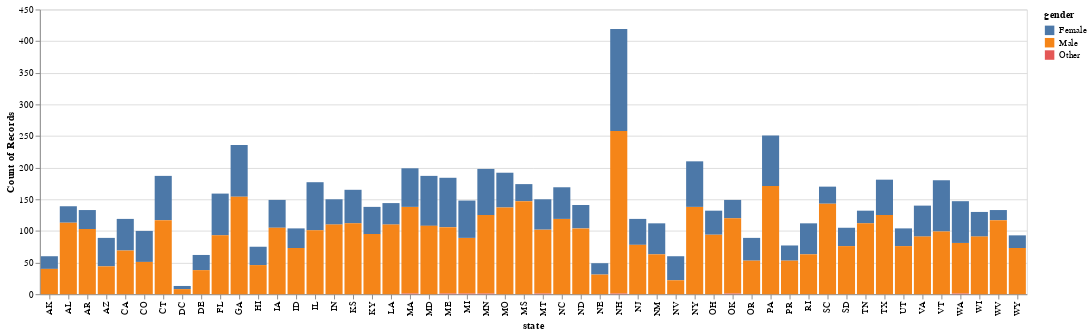

The code cell stored with this chart in its notebook:
### Markdown cell above
### 1.1: Initial Plot

First let's build a visualization of gender breakdowns in state legislatures.
Use the following:

- stacked bars per state
- each segment of stacked bar is gender

Your graph should somewhat resemble *imgs/ex1.1.png*.

### Code cell
def states_by_gender_initial(df):
    # get number of males / females in each state
    # https://stackoverflow.com/questions/19384532/get-statistics-for-each-group-such-as-count-mean-etc-using-pandas-groupby
    df_counts = df.groupby(["state", "gender"]).size().reset_index(name="count")

    # create chart
    # https://www.geeksforgeeks.org/stacked-bar-chart-with-selection-using-altair-in-python/
    # https://altair-viz.github.io/gallery/stacked_bar_chart.html

    # change y's label: https://github.com/vega/altair/issues/1465
    chart = alt.Chart(df_counts).mark_bar().encode( 
        x = "state", 
        y = alt.Y("count:Q", title = "Count of Records"),
        color = "gender") 

    return chart

# render chart
states_by_gender_initial(legislators_df())

### Figure 1 — Vega-Lite specification as saved in the notebook (floating-point values rounded to 4 significant figures)
{"config": {"view": {"continuousWidth": 300, "continuousHeight": 300}}, "data": {"name": "data-a2a898806a730e23cc27f6e938ab733a"}, "mark": {"type": "bar"}, "encoding": {"color": {"field": "gender", "type": "nominal"}, "x": {"field": "state", "type": "nominal"}, "y": {"field": "count", "title": "Count of Records", "type": "quantitative"}}, "$schema": "https://vega.github.io/schema/vega-lite/v5.20.1.json", "datasets": {"data-a2a898806a730e23cc27f6e938ab733a": [{"state": "AK", "gender": "Female", "count": 20}, {"state": "AK", "gender": "Male", "count": 40}, {"state": "AL", "gender": "Female", "count": 26}, {"state": "AL", "gender": "Male", "count": 113}, {"state": "AR", "gender": "Female", "count": 30}, {"state": "AR", "gender": "Male", "count": 103}, {"state": "AZ", "gender": "Female", "count": 45}, {"state": "AZ", "gender": "Male", "count": 44}, {"state": "CA", "gender": "Female", "count": 50}, {"state": "CA", "gender": "Male", "count": 69}, {"state": "CO", "gender": "Female", "count": 49}, {"state": "CO", "gender": "Male", "count": 51}, {"state": "CT", "gender": "Female", "count": 70}, {"state": "CT", "gender": "Male", "count": 117}, {"state": "DC", "gender": "Female", "count": 5}, {"state": "DC", "gender": "Male", "count": 8}, {"state": "DE", "gender": "Female", "count": 24}, {"state": "DE", "gender": "Male", "count": 38}, {"state": "FL", "gender": "Female", "count": 66}, {"state": "FL", "gender": "Male", "count": 93}, {"state": "GA", "gender": "Female", "count": 82}, {"state": "GA", "gender": "Male", "count": 154}, {"state": "HI", "gender": "Female", "count": 29}, {"state": "HI", "gender": "Male", "count": 46}, {"state": "IA", "gender": "Female", "count": 44}, {"state": "IA", "gender": "Male", "count": 105}, {"state": "ID", "gender": "Female", "count": 31}, {"state": "ID", "gender": "Male", "count": 73}, {"state": "IL", "gender": "Female", "count": 76}, {"state": "IL", "gender": "Male", "count": 101}, {"state": "IN", "gender": "Female", "count": 40}, {"state": "IN", "gender": "Male", "count": 110}, {"state": "KS", "gender": "Female", "count": 53}, {"state": "KS", "gender": "Male", "count": 112}, {"state": "KY", "gender": "Female", "count": 43}, {"state": "KY", "gender": "Male", "count": 95}, {"state": "LA", "gender": "Female", "count": 34}, {"state": "LA", "gender": "Male", "count": 110}, {"state": "MA", "gender": "Female", "count": 61}, {"state": "MA", "gender": "Male", "count": 137}, {"state": "MA", "gender": "Other", "count": 1}, {"state": "MD", "gender": "Female", "count": 79}, {"state": "MD", "gender": "Male", "count": 108}, {"state": "ME", "gender": "Female", "count": 78}, {"state": "ME", "gender": "Male", "count": 105}, {"state": "ME", "gender": "Other", "count": 1}, {"state": "MI", "gender": "Female", "count": 59}, {"state": "MI", "gender": "Male", "count": 88}, {"state": "MI", "gender": "Other", "count": 1}, {"state": "MN", "gender": "Female", "count": 73}, {"state": "MN", "gender": "Male", "count": 124}, {"state": "MN", "gender": "Other", "count": 1}, {"state": "MO", "gender": "Female", "count": 55}, {"state": "MO", "gender": "Male", "count": 137}, {"state": "MS", "gender": "Female", "count": 27}, {"state": "MS", "gender": "Male", "count": 147}, {"state": "MT", "gender": "Female", "count": 48}, {"state": "MT", "gender": "Male", "count": 101}, {"state": "MT", "gender": "Other", "count": 1}, {"state": "NC", "gender": "Female", "count": 50}, {"state": "NC", "gender": "Male", "count": 119}, {"state": "ND", "gender": "Female", "count": 37}, {"state": "ND", "gender": "Male", "count": 104}, {"state": "NE", "gender": "Female", "count": 18}, {"state": "NE", "gender": "Male", "count": 31}, {"state": "NH", "gender": "Female", "count": 161}, {"state": "NH", "gender": "Male", "count": 257}, {"state": "NH", "gender": "Other", "count": 1}, {"state": "NJ", "gender": "Female", "count": 41}, {"state": "NJ", "gender": "Male", "count": 78}, {"state": "NM", "gender": "Female", "count": 49}, {"state": "NM", "gender": "Male", "count": 63}, {"state": "NV", "gender": "Female", "count": 38}, {"state": "NV", "gender": "Male", "count": 22}, {"state": "NY", "gender": "Female", "count": 72}, {"state": "NY", "gender": "Male", "count": 138}, {"state": "OH", "gender": "Female", "count": 38}, {"state": "OH", "gender": "Male", "count": 94}, {"state": "OK", "gender": "Female", "count": 29}, {"state": "OK", "gender": "Male", "count": 119}, {"state": "OK", "gender": "Other", "count": 1}, {"state": "OR", "gender": "Female", "count": 36}, {"state": "OR", "gender": "Male", "count": 53}, {"state": "PA", "gender": "Female", "count": 80}, {"state": "PA", "gender": "Male", "count": 171}, {"state": "PR", "gender": "Female", "count": 24}, {"state": "PR", "gender": "Male", "count": 53}, {"state": "RI", "gender": "Female", "count": 49}, {"state": "RI", "gender": "Male", "count": 63}, {"state": "SC", "gender": "Female", "count": 27}, {"state": "SC", "gender": "Male", "count": 143}, {"state": "SD", "gender": "Female", "count": 29}, {"state": "SD", "gender": "Male", "count": 76}, {"state": "TN", "gender": "Female", "count": 20}, {"state": "TN", "gender": "Male", "count": 112}, {"state": "TX", "gender": "Female", "count": 56}, {"state": "TX", "gender": "Male", "count": 125}, {"state": "UT", "gender": "Female", "count": 28}, {"state": "UT", "gender": "Male", "count": 76}, {"state": "VA", "gender": "Female", "count": 49}, {"state": "VA", "gender": "Male", "count": 91}, {"state": "VT", "gender": "Female", "count": 81}, {"state": "VT", "gender": "Male", "count": 99}, {"state": "WA", "gender": "Female", "count": 66}, {"state": "WA", "gender": "Male", "count": 80}, {"state": "WA", "gender": "Other", "count": 1}, {"state": "WI", "gender": "Female", "count": 39}, {"state": "WI", "gender": "Male", "count": 91}, {"state": "WV", "gender": "Female", "count": 16}, {"state": "WV", "gender": "Male", "count": 117}, {"state": "WY", "gender": "Female", "count": 20}, {"state": "WY", "gender": "Male", "count": 73}]}}
